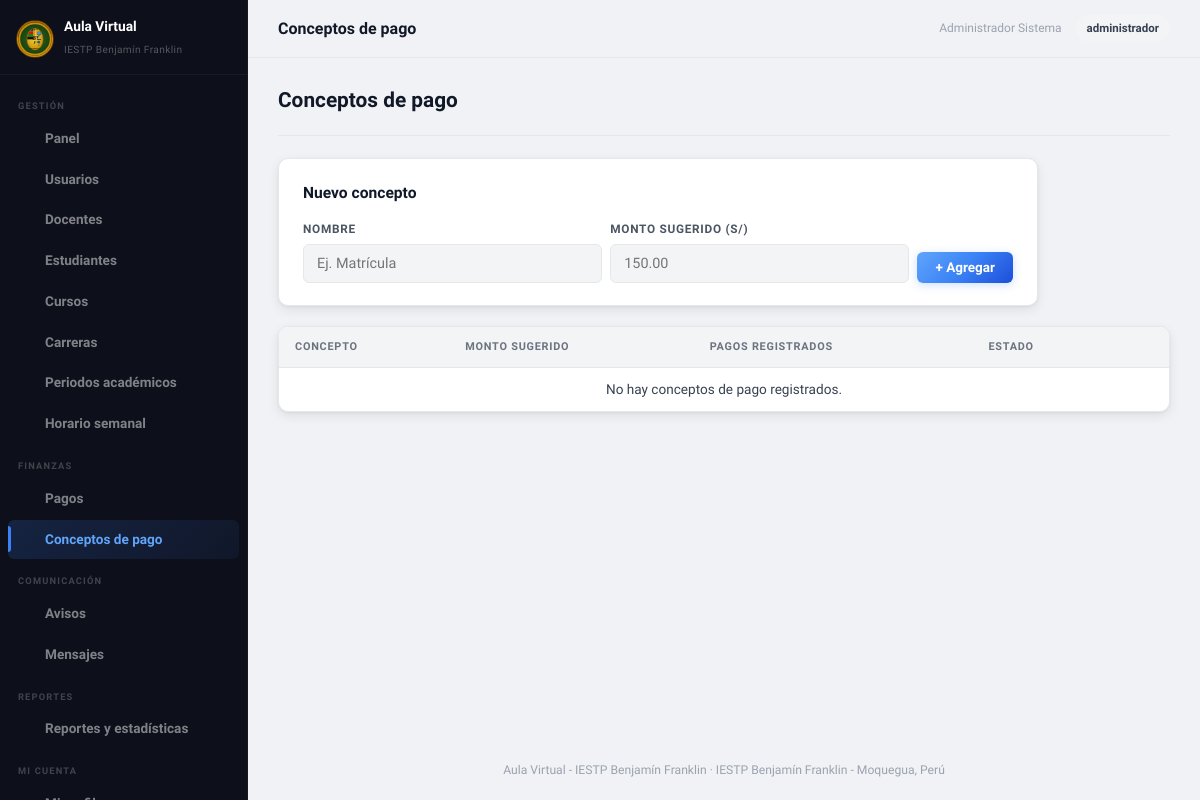
/admin/conceptos_pago.php (signed in), run on an earlier commit of the app's database.
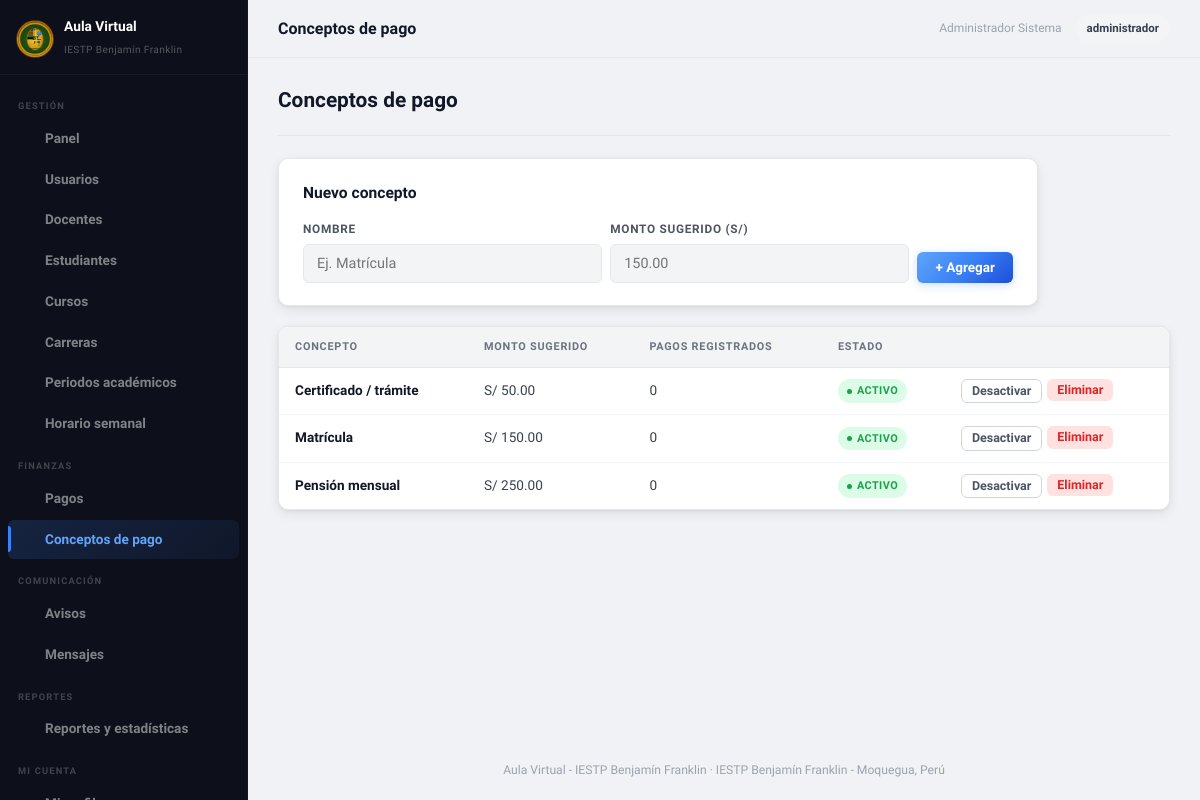
And on a later commit of the database.
### tables this page shows
CREATE TABLE IF NOT EXISTS conceptos_pago (
    id INT UNSIGNED AUTO_INCREMENT PRIMARY KEY,
    nombre VARCHAR(150) NOT NULL,
    monto_sugerido DECIMAL(8,2) NULL,
    activo TINYINT(1) NOT NULL DEFAULT 1,
    created_at TIMESTAMP NOT NULL DEFAULT CURRENT_TIMESTAMP,
    UNIQUE KEY uk_concepto_nombre (nombre)
);

### public_html/includes/auth.php (called while the page is built, shortened)
<?php
function isLoggedIn(): bool
{
    return isset($_SESSION['user_id']);
}
function currentUser(): ?array
{
    return [
        'id' => $_SESSION['user_id'],
        'nombre' => $_SESSION['user_nombre'],
        'apellidos' => $_SESSION['user_apellidos'],
        'username' => $_SESSION['user_username'],
        'email' => $_SESSION['user_email'],
        'rol' => $_SESSION['user_rol'],
    ];
}

### public_html/admin/conceptos_pago.php (the view, shortened to what this page needs)
<?php
require_once __DIR__ . '/../includes/auth.php';
require_once __DIR__ . '/../includes/functions.php';
$conceptos = $pdo->query(
    "SELECT c.*, (SELECT COUNT(*) FROM pagos WHERE concepto_pago_id = c.id) AS total_pagos
     FROM conceptos_pago c ORDER BY c.nombre"
)->fetchAll();
$pageTitle = 'Conceptos de pago';
require __DIR__ . '/../includes/header.php';
?>
<div class="av-page-header"><h2>Conceptos de pago</h2></div>
<div class="av-card" style="margin-bottom:20px;max-width:760px">
    <h3>Nuevo concepto</h3>
    <form method="post" class="av-inline-form">
        <div class="av-fg"><label>Nombre</label><input type="text" name="nombre" placeholder="Ej. Matrícula" required></div>
        <div class="av-fg"><label>Monto sugerido (S/)</label><input type="number" name="monto_sugerido" step="0.01" min="0" placeholder="150.00"></div>
        <button type="submit" class="av-btn av-btn--primary">+ Agregar</button>
    </form>
</div>
<div class="av-table-wrap">
    <table class="av-table">
        <thead><tr><th>Concepto</th><th>Monto sugerido</th><th>Pagos registrados</th><th>Estado</th><th></th></tr></thead>
        <tbody>
        <?php foreach ($conceptos as $c): ?>
            <tr>
                <td><strong><?= e($c['nombre']) ?></strong></td>
                <td><?= $c['monto_sugerido'] !== null ? formatSoles($c['monto_sugerido']) : '-' ?></td>
                <td><?= (int) $c['total_pagos'] ?></td>
                <td>
                    <?php if ($c['activo']): ?><span class="av-badge av-badge--green">Activo</span>
                    <?php else: ?><span class="av-badge av-badge--gray">Inactivo</span><?php endif; ?>
                </td>
                <td class="av-td-actions">
                    <form method="post" style="display:inline">
                        <button class="av-btn av-btn--outline av-btn--sm" type="submit"><?= $c['activo'] ? 'Desactivar' : 'Activar' ?></button>
                    </form>
                    <form method="post" style="display:inline" onsubmit="return confirm('¿Eliminar este concepto?');">
                        <button class="av-btn av-btn--danger av-btn--sm" type="submit">Eliminar</button>
                    </form>
                </td>
            </tr>
        <?php endforeach; ?>
        <?php if (!$conceptos): ?>
            <tr><td colspan="5" class="av-empty">No hay conceptos de pago registrados.</td></tr>
        <?php endif; ?>
        </tbody>
    </table>
</div>
<?php require __DIR__ . '/../includes/footer.php'; ?>

### public_html/includes/header.php (shortened to what this page needs)
<?php
$user = currentUser();
$pageTitle = $pageTitle ?? APP_NAME;
$unreadMensajes = $user ? unreadMensajesCount($pdo, (int) $user['id']) : 0;
function navActive(string $path): string
{
    return str_ends_with($_SERVER['SCRIPT_NAME'], $path) ? ' active' : '';
}
?>
<!DOCTYPE html>
<html lang="es">
<head>
    <link href="/assets/css/aula.css" rel="stylesheet">
</head>
<body>
<?php if ($user): ?>
<div class="av-shell">
    <aside class="av-sidebar">
        <div class="av-sidebar__brand">
            <img src="/assets/img/logo.svg" alt="IESTPBF">
            <div class="av-sidebar__brand-text">
                <span>Aula Virtual</span>
                <small>IESTP Benjamín Franklin</small>
            </div>
        </div>
        <nav class="av-nav">
            <?php if ($user['rol'] === 'administrador'): ?>
                <div class="av-nav__group">Gestión</div>
                <a class="av-nav__item<?= navActive('/admin/index.php') ?>" href="/admin/index.php"><?= avIcon('grid') ?> Panel</a>
                <a class="av-nav__item<?= navActive('/admin/usuarios.php') . navActive('/admin/usuario_form.php') ?>" href="/admin/usuarios.php"><?= avIcon('users') ?> Usuarios</a>
                <a class="av-nav__item<?= (($_GET['rol'] ?? '') === 'docente') ? ' active' : '' ?>" href="/admin/usuarios.php?rol=docente"><?= avIcon('graduation') ?> Docentes</a>
                <a class="av-nav__item<?= (($_GET['rol'] ?? '') === 'estudiante') ? ' active' : '' ?>" href="/admin/usuarios.php?rol=estudiante"><?= avIcon('users') ?> Estudiantes</a>
                <a class="av-nav__item<?= navActive('/admin/cursos.php') . navActive('/admin/curso_form.php') . navActive('/admin/matriculas.php') ?>" href="/admin/cursos.php"><?= avIcon('book') ?> Cursos</a>
                <a class="av-nav__item<?= navActive('/admin/carreras.php') ?>" href="/admin/carreras.php"><?= avIcon('graduation') ?> Carreras</a>
                <a class="av-nav__item<?= navActive('/admin/periodos.php') ?>" href="/admin/periodos.php"><?= avIcon('calendar') ?> Periodos académicos</a>
                <a class="av-nav__item<?= navActive('/admin/horario.php') ?>" href="/admin/horario.php"><?= avIcon('calendar') ?> Horario semanal</a>
                <div class="av-nav__group">Finanzas</div>
                <a class="av-nav__item<?= navActive('/admin/pagos.php') ?>" href="/admin/pagos.php"><?= avIcon('check') ?> Pagos</a>
                <a class="av-nav__item<?= navActive('/admin/conceptos_pago.php') ?>" href="/admin/conceptos_pago.php"><?= avIcon('download') ?> Conceptos de pago</a>
                <div class="av-nav__group">Comunicación</div>
                <a class="av-nav__item<?= navActive('/admin/avisos.php') ?>" href="/admin/avisos.php"><?= avIcon('megaphone') ?> Avisos</a>
                <a class="av-nav__item<?= navActive('/mensajes.php') ?>" href="/mensajes.php"><?= avIcon('mail') ?> Mensajes<?php if ($unreadMensajes > 0): ?><span class="av-nav__badge"><?= $unreadMensajes ?></span><?php endif; ?></a>
                <div class="av-nav__group">Reportes</div>
                <a class="av-nav__item<?= navActive('/admin/reportes.php') ?>" href="/admin/reportes.php"><?= avIcon('chart') ?> Reportes y estadísticas</a>
                <div class="av-nav__group">Mi cuenta</div>
                <a class="av-nav__item<?= navActive('/perfil.php') ?>" href="/perfil.php"><?= avIcon('user') ?> Mi perfil</a>
            <?php endif; ?>
        </nav>
    </aside>
    <div class="av-main">
        <header class="av-topbar">
            <span class="av-topbar__title"><?= e($pageTitle) ?></span>
            <span class="av-topbar__meta"><?= e($user['nombre'] . ' ' . $user['apellidos']) ?></span>
            <span class="av-topbar__status"><?= e($user['rol']) ?></span>
        </header>
        <div class="av-main__content">
<?php endif; ?>

### public_html/includes/functions.php (shortened to what this page needs)
<?php
function e(?string $value): string
{
    return htmlspecialchars($value ?? '', ENT_QUOTES, 'UTF-8');
}
function formatSoles(?string $monto): string
{
    return 'S/ ' . number_format((float) $monto, 2);
}
function avIcon(string $name): string
{
    $icons = [
        'grid' => '<rect x="3" y="3" width="7" height="7"></rect><rect x="14" y="3" width="7" height="7"></rect><rect x="14" y="14" width="7" height="7"></rect><rect x="3" y="14" width="7" height="7"></rect>',
        'users' => '<path d="M17 21v-2a4 4 0 0 0-4-4H5a4 4 0 0 0-4 4v2"></path><circle cx="9" cy="7" r="4"></circle><path d="M23 21v-2a4 4 0 0 0-3-3.87"></path><path d="M16 3.13a4 4 0 0 1 0 7.75"></path>',
        'book' => '<path d="M2 3h6a4 4 0 0 1 4 4v14a3 3 0 0 0-3-3H2z"></path><path d="M22 3h-6a4 4 0 0 0-4 4v14a3 3 0 0 1 3-3h7z"></path>',
        'graduation' => '<path d="M22 10 12 5 2 10l10 5 10-5Z"></path><path d="M6 12v5c0 1.66 2.69 3 6 3s6-1.34 6-3v-5"></path>',
        'calendar' => '<rect x="3" y="4" width="18" height="18" rx="2"></rect><path d="M16 2v4M8 2v4M3 10h18"></path>',
        'star' => '<polygon points="12 2 15.09 8.26 22 9.27 17 14.14 18.18 21.02 12 17.77 5.82 21.02 7 14.14 2 9.27 8.91 8.26 12 2"></polygon>',
        'megaphone' => '<path d="m3 11 18-5v12L3 14v-3z"></path><path d="M11.6 16.8a3 3 0 1 1-5.8-1.6"></path>',
        'clipboard' => '<rect x="8" y="2" width="8" height="4" rx="1"></rect><path d="M9 4H5a2 2 0 0 0-2 2v14a2 2 0 0 0 2 2h14a2 2 0 0 0 2-2V6a2 2 0 0 0-2-2h-4"></path><path d="M9 12h6M9 16h6"></path>',
        'video' => '<path d="m22 8-6 4 6 4V8Z"></path><rect x="2" y="6" width="14" height="12" rx="2"></rect>',
        'check' => '<path d="M22 11.08V12a10 10 0 1 1-5.93-9.14"></path><path d="M22 4 12 14.01l-3-3"></path>',
        'download' => '<path d="M21 15v4a2 2 0 0 1-2 2H5a2 2 0 0 1-2-2v-4"></path><path d="M7 10l5 5 5-5"></path><path d="M12 15V3"></path>',
        'logout' => '<path d="M9 21H5a2 2 0 0 1-2-2V5a2 2 0 0 1 2-2h4"></path><path d="M16 17l5-5-5-5"></path><path d="M21 12H9"></path>',
        'mail' => '<rect x="2" y="4" width="20" height="16" rx="2"></rect><path d="m22 6-10 7L2 6"></path>',
        'chart' => '<path d="M3 3v18h18"></path><path d="M18 17V9"></path><path d="M13 17V5"></path><path d="M8 17v-3"></path>',
        'user' => '<path d="M20 21v-2a4 4 0 0 0-4-4H8a4 4 0 0 0-4 4v2"></path><circle cx="12" cy="7" r="4"></circle>',
        'award' => '<circle cx="12" cy="8" r="6"></circle><path d="M15.477 12.89 17 22l-5-3-5 3 1.523-9.11"></path>',
    ];
    $inner = $icons[$name] ?? '';
    return '<svg viewBox="0 0 24 24" fill="none" stroke="currentColor" stroke-width="2" stroke-linecap="round" stroke-linejoin="round">' . $inner . '</svg>';
}

### public_html/includes/footer.php (shortened to what this page needs)
<?php if ($user): ?>
        </div>
        <p class="av-footer-note"><?= e(APP_NAME) ?> &middot; IESTP Benjamín Franklin - Moquegua, Perú</p>
    </div>
</div>
<?php else: ?>
<p class="av-footer-note"><?= e(APP_NAME) ?> &middot; IESTP Benjamín Franklin - Moquegua, Perú</p>
<?php endif; ?>
</body>
</html>

What changed in the data, as far as the page shows it:
added conceptos_pago: nombre "Certificado / trámite", monto_sugerido "S/ 50.00", total_pagos "0", activo "ACTIVO"
added conceptos_pago: nombre "Matrícula", monto_sugerido "S/ 150.00", total_pagos "0", activo "ACTIVO"
added conceptos_pago: nombre "Pensión mensual", monto_sugerido "S/ 250.00", total_pagos "0", activo "ACTIVO"
Also different on the page:
text no longer shown: "No hay conceptos de pago registrados."
